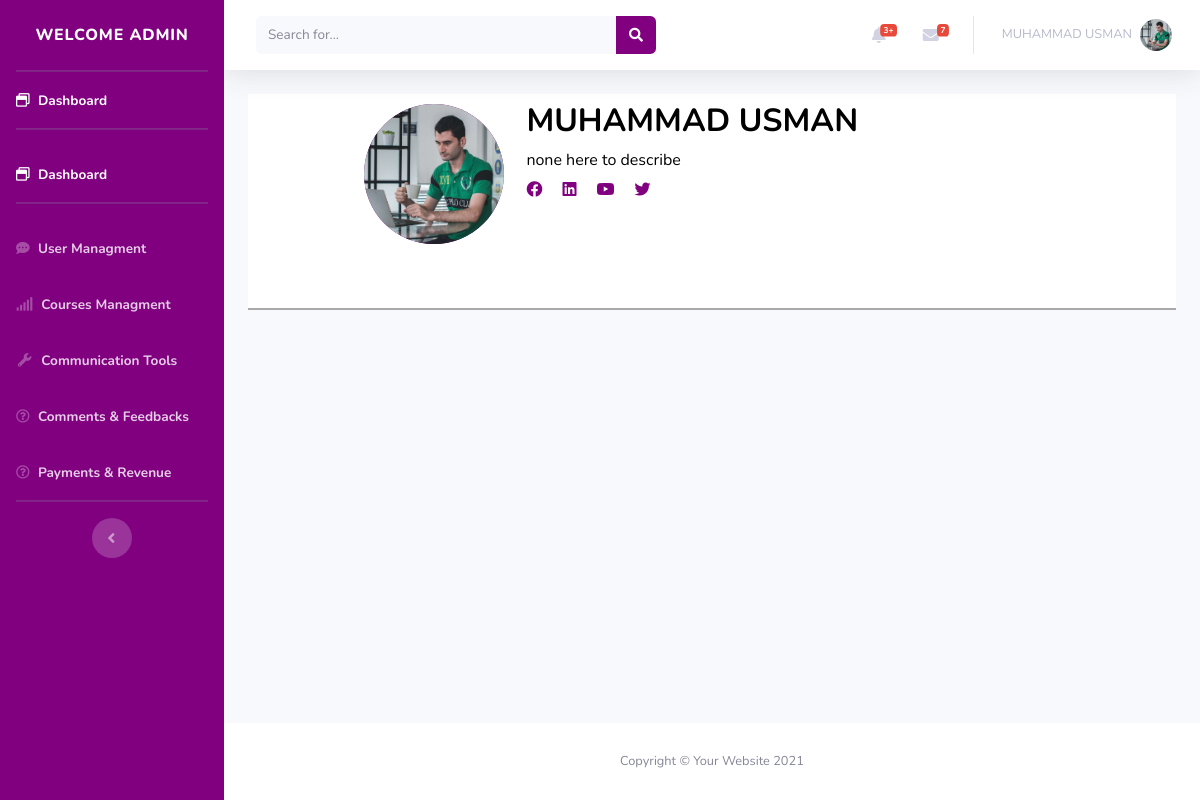
The page /admin/instructor_info.php (signed in) on the database as committed earlier.
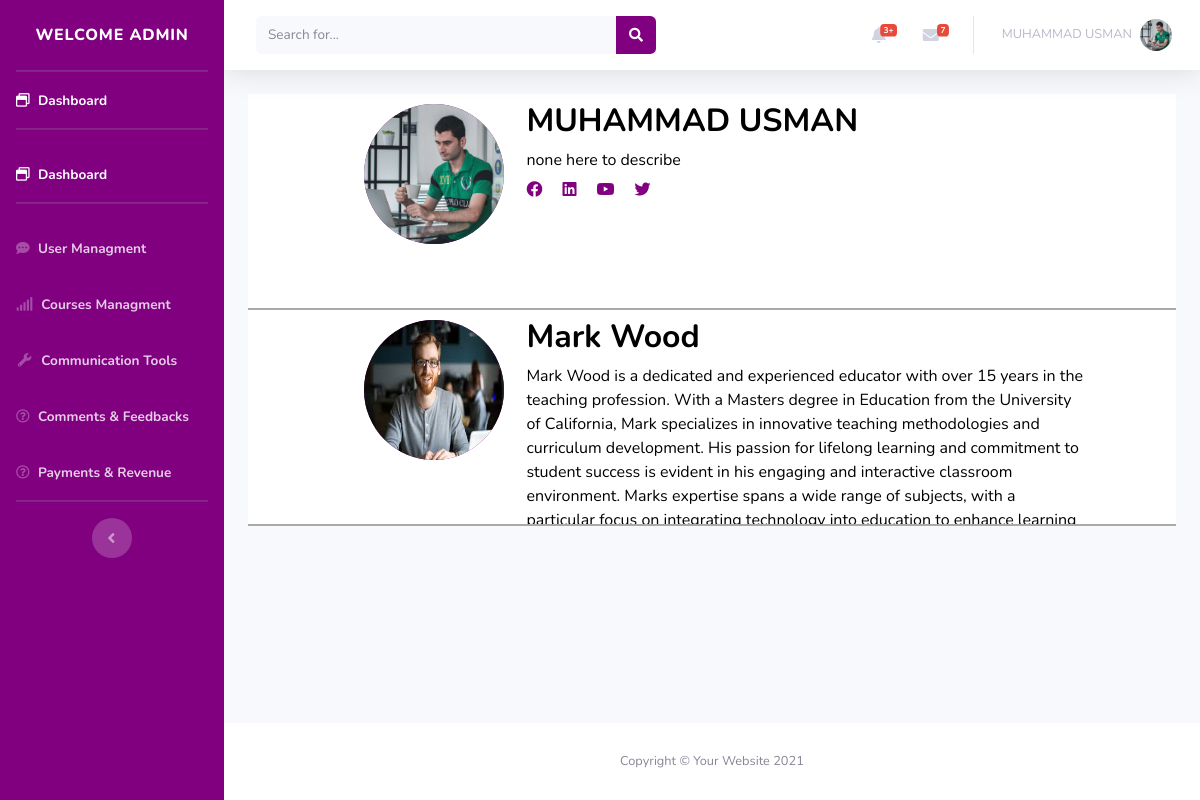
The same page on the database as committed later.
### tables this page shows
CREATE TABLE `instructor` (
  `instructor_id` int(11) NOT NULL,
  `fname` varchar(30) NOT NULL,
  `lname` varchar(30) NOT NULL,
  `headline` varchar(40) NOT NULL,
  `number` varchar(225) NOT NULL,
  `instructor_img` varchar(225) NOT NULL,
  `website` varchar(225) NOT NULL,
  `twitter` varchar(225) NOT NULL,
  `facebook` varchar(225) NOT NULL,
  `linkdin` varchar(225) NOT NULL,
  `youtube` varchar(225) NOT NULL,
  `biography` longtext NOT NULL,
  `MoreInfo` varchar(400) NOT NULL,
  `teachings` varchar(400) NOT NULL,
  `registration_id` int(11) NOT NULL,
  `role` int(11) NOT NULL
);

### back.php (called while the page is built, shortened)
<?php
class backend{
    private $server = "localhost";
    private $username = "root";
    private $psw = "";
    private $database = "project";
    private $mysql;
    private $conn = false;
    public function __construct(){
        if(!$this->conn){
            $this->mysql = new mysqli($this->server, $this->username,$this->psw,$this->database);
            $this->conn = true;
        }
        else{
           return true;
        }
    }
      function fetching($table, $rows="*", $join = null, $where = null){
        $select = "SELECT $rows FROM $table";
        if(!is_null($where)){
            $select .= " WHERE $where";
        }
        $RunSelect = $this->mysql->query($select);
        if($RunSelect){
            $FetchData = $RunSelect->fetch_all(MYSQLI_ASSOC);
            if($FetchData){
                if($FetchData !== null){
                    return $FetchData;
                }
            }
        }else{
            echo "Error Occur in Query".$this->mysql->error;
            return array();
        }
      }
    }
?>

### admin/instructor_info.php (the view, shortened to what this page needs)
<!-- <?php
  include("../back.php");
  ?> -->
  <!DOCTYPE html>
  <html lang="en">
  <head>
      <link href="https://cdn.jsdelivr.net/npm/bootstrap@5.0.2/dist/css/bootstrap.min.css" rel="stylesheet">
      <link href="vendor/fontawesome-free/css/all.min.css" rel="stylesheet" type="text/css">
      <link href="css/sb-admin-2.min.css" rel="stylesheet">
      <link href="css/instructor_info.css" rel="stylesheet">
  </head>
  <body id="page-top">
      <div id="wrapper">
          <ul class="navbar-nav sidebar sidebar-dark accordion" style="background-color: purple;" id="accordionSidebar">
              <a class="sidebar-brand d-flex align-items-center justify-content-center" href="index.html">
                  <div class="sidebar-brand-text mx-3">Welcome Admin</div>
              </a>
              <hr class="sidebar-divider my-0">
              <li class="nav-item fw-bold active">
                  <a class="nav-link" href="index.php">
                      <i class="far fa-window-restore"></i>
                      <span>Dashboard</span></a>
              </li>
              <hr class="sidebar-divider">
            <li class="nav-item fw-bold active">
                <a class="nav-link" href="index.php">
                    <i class="far fa-window-restore"></i>
                    <span>Dashboard</span></a>
            </li>
            <hr class="sidebar-divider">
            <li class="nav-item fw-bold">
                <a class="nav-link collapsed"  href="http://localhost/PHP-OOP/PROJECT/admin/user_management.php">
                    <i class="fas fa-comment-dots"></i>
                    <span>User Managment</span>
                </a>
            </li>
            <li class="nav-item fw-bold">
                <a class="nav-link collapsed" href="http://localhost/PHP-OOP/PROJECT/admin/course_management.php">
                    <i class="fas fa-signal"></i>
                    <span>Courses Managment</span>
                </a>
            </li>
            <li class="nav-item fw-bold">
                <a class="nav-link" href="http://localhost/PHP-OOP/PROJECT/admin/communication_tools.php">
                    <i class="fas fa-fw fa-wrench"></i>
                    <span>Communication Tools</span></a>
            </li>
            <li class="nav-item fw-bold">
                <a class="nav-link" href="http://localhost/PHP-OOP/PROJECT/admin/comments_feedbacks.php">
                    <i class="far fa-question-circle"></i>
                    <span>Comments & Feedbacks</span></a>
            </li>
            <li class="nav-item fw-bold">
                <a class="nav-link" href="http://localhost/PHP-OOP/PROJECT/admin/payments.php">
                    <i class="far fa-question-circle"></i>
                    <span>Payments & Revenue</span></a>
            </li>
              <hr class="sidebar-divider d-none d-md-block">
              <div class="text-center d-none d-md-inline">
                  <button class="rounded-circle border-0" id="sidebarToggle"></button>
              </div>
          </ul>
          <div id="content-wrapper" class="d-flex flex-column">
              <div id="content">
                  <nav class="navbar navbar-expand navbar-light bg-white topbar mb-4 static-top shadow">
                      <form
                          class="d-none d-sm-inline-block form-inline mr-auto ml-md-3 my-2 my-md-0 mw-100 navbar-search">
                          <div class="input-group">
                              <input type="text" class="form-control bg-light border-0 small" placeholder="Search for..."
                                  aria-label="Search" aria-describedby="basic-addon2">
                              <div class="input-group-append">
                                  <button class="btn" style="background-color: purple;" type="button">
                                      <i class="fas fa-search fa-sm" style="color: white;"></i>
                                  </button>
                              </div>
                          </div>
                      </form>
                      <ul class="navbar-nav ml-auto">
                          <li class="nav-item dropdown no-arrow mx-1">
                              <a class="nav-link dropdown-toggle" href="#" id="alertsDropdown" role="button"
                                  data-toggle="dropdown" aria-haspopup="true" aria-expanded="false">
                                  <i class="fas fa-bell fa-fw"></i>
                                  <span class="badge badge-danger badge-counter">3+</span>
                              </a>
                          </li>
                          <li class="nav-item dropdown no-arrow mx-1">
                              <a class="nav-link dropdown-toggle" href="#" id="messagesDropdown" role="button"
                                  data-toggle="dropdown" aria-haspopup="true" aria-expanded="false">
                                  <i class="fas fa-envelope fa-fw"></i>
                                  <span class="badge badge-danger badge-counter">7</span>
                              </a>
                          </li>
                          <li class="nav-item dropdown no-arrow">
                          <?php
                        $Admin_ID = $_SESSION['id'];
                    $AdminObject = new backend();
                    $Admindata = $AdminObject->fetching("instructor","*",null,"registration_id = $Admin_ID");
                    if($Admindata){
                        foreach($Admindata as $allAdminData){
                            $fname = $allAdminData['fname'];
                            $lname = $allAdminData['lname'];
                            $fullName2 = $fname . " " . $lname;
                            $instructor_img = $allAdminData['instructor_img'];
                            ?>
                             <a class="nav-link dropdown-toggle" href="#" id="userDropdown" role="button"
                                data-toggle="dropdown" aria-haspopup="true" aria-expanded="false">
                                <span class="mr-2 d-none d-lg-inline text-gray-500 small"><?= $fullName2 ?></span>
                                <img class="img-profile rounded-circle" src="../<?=$instructor_img?>">
                            </a>
                        <?php
                    }
                    }?>
                          </li>
                      </ul>
                  </nav>
                  <div class="container-fluid">
  <?php
  $InstructorObj = new backend();
  $Instructor =  $InstructorObj->fetching("instructor","*",null,null);
  if(!empty($Instructor)){
      foreach($Instructor as $InsData){
        $fname = $InsData['fname'];
        $lname = $InsData['lname'];
        $twitter = $InsData['twitter'];
        $facebook = $InsData['facebook'];
        $linkedin = $InsData['linkdin'];
        $youtube = $InsData['youtube'];
        $biography = $InsData['biography'];
        $instructor_img = $InsData['instructor_img'];
        $Name = $fname." ".$lname;
?>
                      <div class=" main_container">
                        <div class="main_container_first">
                            <div class="container_first_img">
                                <img src="../<?= $instructor_img?>" class="first_main_img" alt="">
                            </div>
                        </div>
                        <div class="main_container_second">
                            <h2><strong><?= $Name?></strong></h2>
                            <P><?=$biography ?></P>
                            <div class="container_second_content">
                            <a href="<?=$facebook?>"><i class="fab fa-facebook"></i></a>
                            <a href="<?=$linkedin?>"><i class="fab fa-linkedin"></i></a>
                            <a href="<?=$youtube?>"><i class="fab fa-youtube"></i></a>
                            <a href="<?=$twitter?>"><i class="fab fa-twitter"></i></a>
                            </div>
                        </div>
                      </div>
<?php
      }
    }else{
    echo  null;
    }
  ?>
                  </div>
              </div>
              <footer class="sticky-footer bg-white">
                  <div class="container my-auto">
                      <div class="copyright text-center my-auto">
                          <span>Copyright &copy; Your Website 2021</span>
                      </div>
                  </div>
              </footer>
          </div>
      </div>
  </body>
  </html>

### admin/css/instructor_info.css (style rules this page uses)
* { margin: 0; padding: 0; box-sizing: border-box; }
.main_container { display: flex; height: 27vh; overflow: hidden; justify-content: center; align-items: center; flex-direction: row; background-color: white; border-bottom: 2px solid darkgray; }
.main_container_first { width: 20%; height: 100%; overflow: hidden; }
.container_first_img { background-color: purple; height: 140px; width: 140px; border-radius: 50%; margin: auto; margin-top: 10px; overflow: hidden !important; }
.first_main_img { height: 100% !important; width: 100% !important; overflow: hidden !important; }
.main_container_second { width: 60%; height: 100%; padding: 8px 0px 20px 0px; color: black; }
.main_container_second > p { margin-bottom: 5px; }
.container_second_content { height: 25px; width: 40%; margin-top: 0px; display: flex; justify-content: start; align-items: center; flex-direction: row; gap: 20px; }
.container_second_content > a > i { color: purple; }

Rows that differ between the two databases and show on the page:
added instructor: instructor_img (picture), Name "Mark Wood", biography "Mark Wood is a dedicated and experienced educator with over 15 years in the teaching profession. With a Masters degree in Education from the University of California, Mark specializes in innovative teaching methodologies and curriculum development. His passion for lifelong learning and commitment to student success is evident in his engaging and interactive classroom environment. Marks expertise spans a wide range of subjects, with a particular focus on integrating technology into education to enhance learning…"
